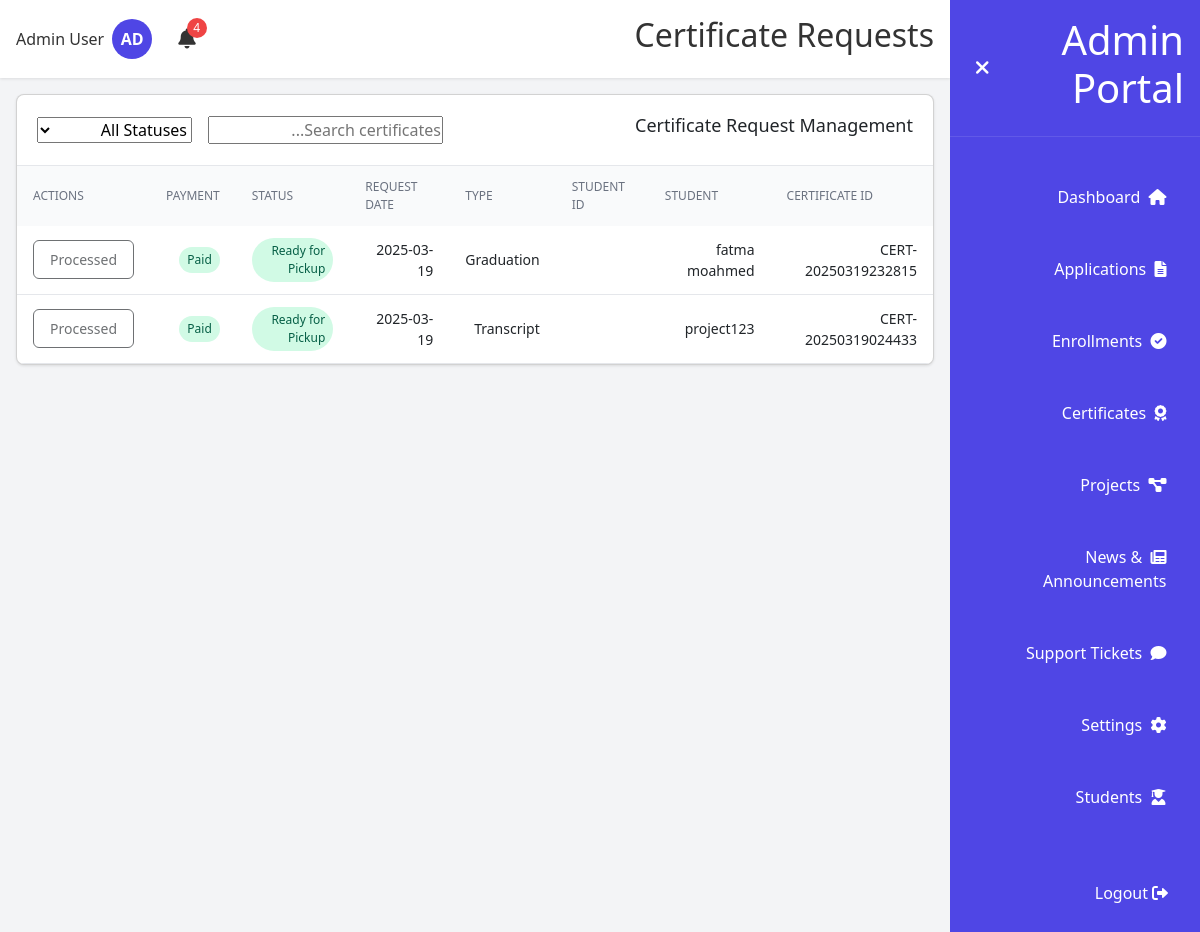
Page /admin/certificates (signed in) on the committed database.
### models.py (models this page shows, shortened)
class User(db.Model, UserMixin):
    __tablename__ = 'user'
    __table_args__ = {'extend_existing': True}
    id = db.Column(db.Integer, primary_key=True)
    email = db.Column(db.String(120), unique=True, nullable=False)
    password_hash = db.Column(db.String(128), nullable=False)
    full_name = db.Column(db.String(100), nullable=False)
    phone = db.Column(db.String(20), nullable=True)
    nationality = db.Column(db.String(50), nullable=True)
    education = db.Column(db.String(50), nullable=True)
    role = db.Column(db.String(20), default='student')
    created_at = db.Column(db.DateTime, default=datetime.utcnow)
    applications = db.relationship('Application', backref='user', lazy=True)
    documents = db.relationship('Document', backref='user', lazy=True)
    certificates = db.relationship('Certificate', backref='user', lazy=True)
    tickets = db.relationship('Ticket', backref='user', lazy=True)
    notifications = db.relationship('Notification', backref='user', lazy=True)
    def is_admin(self):
        return self.role == 'admin'

class Certificate(db.Model):
    __tablename__ = 'certificates'
    __table_args__ = {'extend_existing': True}
    id = db.Column(db.Integer, primary_key=True)
    cert_id = db.Column(db.String(20), unique=True)
    user_id = db.Column(db.Integer, db.ForeignKey('user.id'), nullable=False)
    type = db.Column(db.String(100), nullable=False)
    purpose = db.Column(db.Text)
    copies = db.Column(db.Integer, default=1)
    status = db.Column(db.String(50), default='Pending')
    payment_status = db.Column(db.String(20), default='Pending')
    request_date = db.Column(db.DateTime, default=datetime.utcnow)

### run.py (the view)
@app.route('/admin/certificates')
@login_required
def admin_certificates():
    if not current_user.is_admin():
        return redirect(url_for('student_dashboard'))
    certificates = Certificate.query.order_by(Certificate.request_date.desc()).all()
    return render_template('admin/certificates.html', certificates=certificates)

### run.py (called while the page is built)
@login_manager.user_loader
def load_user(user_id):
    return User.query.get(int(user_id))

@app.template_filter('time_ago')
def time_ago_filter(time):
    now = datetime.utcnow()
    diff = now - time
    seconds = diff.total_seconds()
    if seconds < 60:
        return "just now"
    elif seconds < 3600:
        minutes = int(seconds / 60)
        return f"{minutes} minute{'s' if minutes > 1 else ''} ago"
    elif seconds < 86400:
        hours = int(seconds / 3600)
        return f"{hours} hour{'s' if hours > 1 else ''} ago"
    elif seconds < 604800:
        days = int(seconds / 86400)
        return f"{days} day{'s' if days > 1 else ''} ago"
    elif seconds < 2592000:
        weeks = int(seconds / 604800)
        return f"{weeks} week{'s' if weeks > 1 else ''} ago"
    else:
        return time.strftime("%Y-%m-%d")

@app.template_filter('slice')
def slice_filter(iterable, start, end=None):
    if end is None:
        return iterable[start:]
    return iterable[start:end]

@app.context_processor
def inject_now():
    return {'now': datetime.utcnow()}

@app.context_processor
def utility_processor():
    return {
        'now': datetime.now()
    }

### templates/admin/certificates.html (shortened to what this page needs)
{% extends "admin_layout.html" %}
{% block page_title %}Certificate Requests{% endblock %}
{% block main_content %}
<div class="card">
    <div class="card-header-with-actions">
        <h3>Certificate Request Management</h3>
        <div class="header-actions">
            <div class="search-container">
                <input type="text" id="search-input" placeholder="Search certificates..." class="form-input">
            </div>
            <select id="status-filter" class="form-input">
                <option value="">All Statuses</option>
            </select>
        </div>
    </div>
    <div class="table-container">
        <table class="full-width-table">
            <thead>
                <tr>
                    <th>Certificate ID</th>
                    <th>Student</th>
                    <th>Student ID</th>
                    <th>Type</th>
                    <th>Request Date</th>
                    <th>Status</th>
                    <th>Payment</th>
                    <th>Actions</th>
                </tr>
            </thead>
            <tbody>
                {% for certificate in certificates %}
                    <tr>
                        <td>{{ certificate.cert_id }}</td>
                        <td>{{ certificate.user.full_name }}</td>
                        <td>
                            {% set student_id = namespace(value='N/A') %}
                            {% for app in certificate.user.applications %}
                                {% if app.student_id and student_id.value == 'N/A' %}
                                    {% set student_id.value = app.student_id.student_id %}
                                {% endif %}
                            {% endfor %}
                        </td>
                        <td>{{ certificate.type }}</td>
                        <td>{{ certificate.request_date.strftime('%Y-%m-%d') }}</td>
                        <td>
                            <span class="status-badge
                                {% if certificate.status == 'Pending Payment' %}yellow
                                {% elif certificate.status == 'Processing' %}blue
                                {% elif certificate.status == 'Ready for Pickup' %}green
                                {% endif %}">
                                {{ certificate.status }}
                            </span>
                        </td>
                        <td>
                            <span class="status-badge
                                {% if certificate.payment_status == 'Pending' %}yellow
                                {% elif certificate.payment_status == 'Paid' %}green
                                {% endif %}">
                                {{ certificate.payment_status }}
                            </span>
                        </td>
                        <td>
                            {% if certificate.payment_status == 'Pending' %}
                                <button class="btn disabled">
                                    Awaiting Payment
                                </button>
                            {% elif certificate.status == 'Processing' %}
                                <button class="btn primary process-cert-btn"
                                    data-id="{{ certificate.id }}"
                                    data-cert-id="{{ certificate.cert_id }}">
                                    Mark Ready
                                </button>
                            {% elif certificate.status == 'Ready for Pickup' %}
                                <button class="btn disabled">
                                    Processed
                                </button>
                            {% endif %}
                        </td>
                    </tr>
                {% else %}
                    <tr>
                        <td colspan="8" class="text-center">No certificate requests found</td>
                    </tr>
                {% endfor %}
            </tbody>
        </table>
    </div>
</div>
{% endblock %}

### templates/admin_layout.html (shortened to what this page needs)
{% extends "base.html" %}
{% block content %}
<div class="dashboard-container">
    <div id="sidebar" class="sidebar">
        <div class="sidebar-header">
            <h1 id="sidebar-title">Admin Portal</h1>
            <button id="toggle-sidebar" class="btn-icon">
                <i class="fas fa-times"></i>
            </button>
        </div>
        <nav class="sidebar-nav">
            <ul class="nav-list">
                <li class="nav-item">
                    <a href="{{ url_for('admin_dashboard') }}" class="nav-link {% if request.endpoint == 'admin_dashboard' %}active{% endif %}">
                        <i class="fas fa-home"></i>
                        <span class="nav-text">Dashboard</span>
                    </a>
                </li>
                <li class="nav-item">
                    <a href="{{ url_for('admin_applications') }}" class="nav-link {% if request.endpoint == 'admin_applications' %}active{% endif %}" id="admin-applications-link">
                        <i class="fas fa-file-alt"></i>
                        <span class="nav-text">Applications</span>
                    </a>
                </li>
                <li class="nav-item">
                    <a href="{{ url_for('admin_enrollments') }}" class="nav-link {% if request.endpoint == 'admin_enrollments' %}active{% endif %}">
                        <i class="fas fa-check-circle"></i>
                        <span class="nav-text">Enrollments</span>
                    </a>
                </li>
                <li class="nav-item">
                    <a href="{{ url_for('admin_certificates') }}" class="nav-link {% if request.endpoint == 'admin_certificates' %}active{% endif %}">
                        <i class="fas fa-award"></i>
                        <span class="nav-text">Certificates</span>
                    </a>
                </li>
                <li class="nav-item">
                    <a href="{{ url_for('admin_projects') }}" class="nav-link {% if request.endpoint == 'admin_projects' %}active{% endif %}">
                        <i class="fas fa-project-diagram"></i>
                        <span class="nav-text">Projects</span>
                    </a>
                </li>
                <li class="nav-item">
                    <a href="{{ url_for('admin_news') }}" class="nav-link {% if request.endpoint == 'admin_news' %}active{% endif %}">
                        <i class="fas fa-newspaper"></i>
                        <span class="nav-text">News & Announcements</span>
                    </a>
                </li>
                <li class="nav-item">
                    <a href="{{ url_for('admin_tickets') }}" class="nav-link {% if request.endpoint == 'admin_tickets' %}active{% endif %}">
                        <i class="fas fa-comment"></i>
                        <span class="nav-text">Support Tickets</span>
                    </a>
                </li>
                <li class="nav-item">
                    <a href="{{ url_for('admin_settings') }}" class="nav-link {% if request.endpoint == 'admin_settings' %}active{% endif %}">
                        <i class="fas fa-cog"></i>
                        <span class="nav-text">Settings</span>
                    </a>
                </li>
                <li class="nav-item">
                    <a href="{{ url_for('admin_students') }}" class="nav-link {% if request.endpoint == 'admin_students' %}active{% endif %}">
                        <i class="fas fa-user-graduate"></i>
                        <span>Students</span>
                    </a>
                </li>
            </ul>
        </nav>
        <div class="logout-container">
            <a href="{{ url_for('logout') }}" class="nav-item">
                <i class="fas fa-sign-out-alt"></i>
                <span class="nav-text">Logout</span>
            </a>
        </div>
    </div>
    <div class="main-content">
        <header class="header">
            <div class="header-content">
                <h2 id="page-title">{% block page_title %}Dashboard{% endblock %}</h2>
                <div class="header-actions">
                    <div class="notification-container">
                        <button id="notification-btn" class="btn-icon">
                            <i class="fas fa-bell"></i>
                            {% set unread_notifications = current_user.notifications|selectattr('read', 'equalto', false)|list %}
                            {% if unread_notifications %}
                                <span id="notification-badge" class="notification-badge">{{ unread_notifications|length }}</span>
                            {% endif %}
                        </button>
                    </div>
                    <div class="user-container">
                        <div class="avatar">AD</div>
                        <span id="user-name" class="user-name">{{ current_user.full_name }}</span>
                    </div>
                </div>
            </div>
        </header>
        <main class="content">
            {% block main_content %}{% endblock %}
        </main>
    </div>
</div>
{% endblock %}

### rows in the picture
User: full_name "Admin User"
Certificate: cert_id "CERT-20250319232815", user.full_name "fatma moahmed", type "Graduation", request_date "2025-03-19", status "Ready for Pickup", payment_status "Paid", shows "Processed"
Certificate: cert_id "CERT-20250319024433", user.full_name "project123", type "Transcript", request_date "2025-03-19", status "Ready for Pickup", payment_status "Paid", shows "Processed"

### other values in the picture
{{ unread_notifications|length }} "4"
